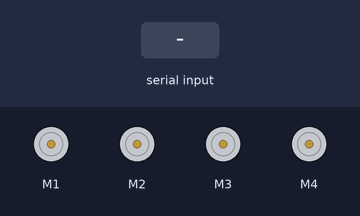
A sketch run on a simulated Arduino Uno, built with avr-gcc and run on an emulated ATmega328P. On the bench: 4 × DC motor (green arrow = forward, orange = backward, longer = faster). The inputs (shaded band) are chosen by the test bench.

Above: at 1.2 s.
1.3 s: "F" received over the second serial link
At 2.2 s:
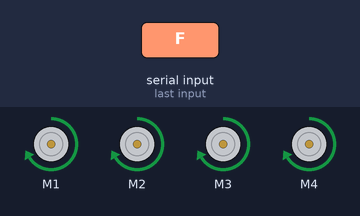
2.8 s: "B" received over the second serial link
At 3.3 s:
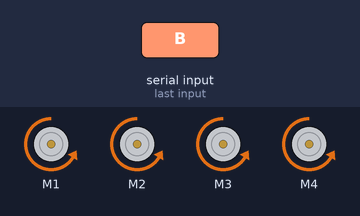
4.3 s: "L" received over the second serial link
At 5.5 s:
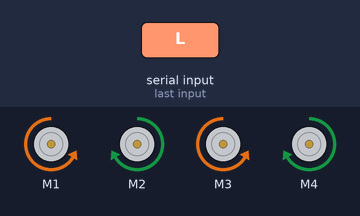
5.8 s: "R" received over the second serial link
At 6.8 s:
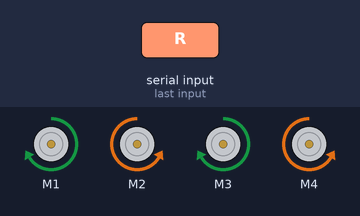
7.3 s: "S" received over the second serial link
At 8.0 s:
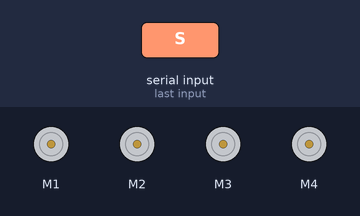
Timing chart, 0 to 9.8 s (numbered marks = the images above; inputs shaded):
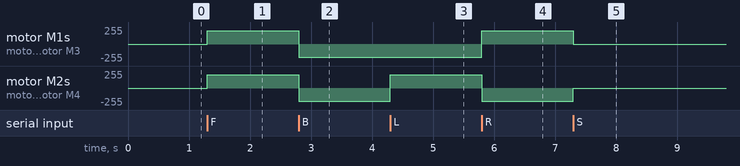

The sketch:

Master.ino
```cpp
#include <AFMotor.h>
#include <SoftwareSerial.h>

SoftwareSerial BTSerial(A0, A1);
SoftwareSerial ArmSerial(13, A2);

AF_DCMotor motorFL(1);
AF_DCMotor motorFR(2);
AF_DCMotor motorBL(3);
AF_DCMotor motorBR(4);

char cmd;

void setup() {
  Serial.begin(9600);
  BTSerial.begin(9600);
  ArmSerial.begin(9600);

  motorFL.setSpeed(200);
  motorFR.setSpeed(200);
  motorBL.setSpeed(200);
  motorBR.setSpeed(200);

  motorFL.run(RELEASE);
  motorFR.run(RELEASE);
  motorBL.run(RELEASE);
  motorBR.run(RELEASE);
}

void loop() {
  if (BTSerial.available()) {
    cmd = BTSerial.read();

    if (cmd == 'F') {
      motorFL.run(FORWARD); motorFR.run(FORWARD);
      motorBL.run(FORWARD); motorBR.run(FORWARD);
    }
    else if (cmd == 'B') {
      motorFL.run(BACKWARD); motorFR.run(BACKWARD);
      motorBL.run(BACKWARD); motorBR.run(BACKWARD);
    }
    else if (cmd == 'L') {
      motorFL.run(BACKWARD); motorFR.run(FORWARD);
      motorBL.run(BACKWARD); motorBR.run(FORWARD);
    }
    else if (cmd == 'R') {
      motorFL.run(FORWARD); motorFR.run(BACKWARD);
      motorBL.run(FORWARD); motorBR.run(BACKWARD);
    }
    else if (cmd == 'S') {
      motorFL.run(RELEASE); motorFR.run(RELEASE);
      motorBL.run(RELEASE); motorBR.run(RELEASE);
    }
    else if (strchr("qawsedoc", cmd) != NULL) {
      ArmSerial.write(cmd);
    }
  }
}
```

Measured:
- after the input at 1.3 s, motor M1–4: stopped → forward 200/255 at once
- after the input at 2.8 s, motor M1–4: forward 200/255 → backward 200/255 at once
- after the input at 4.3 s, motor M2, motor M4: backward 200/255 → forward 200/255 at once
- after the input at 5.8 s, motor M1, motor M3: backward 200/255 → forward 200/255 at once; motor M2, motor M4: forward 200/255 → backward 200/255 at once
- after the input at 7.3 s, motor M1, motor M3: forward 200/255 → stopped at once; motor M2, motor M4: backward 200/255 → stopped at once
